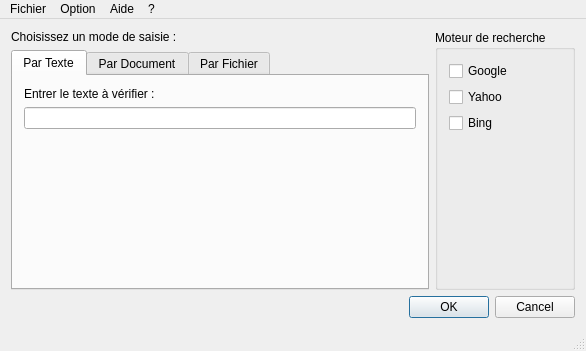
<?xml version="1.0" encoding="UTF-8"?>
<ui version="4.0">
 <class>Ihm</class>
 <widget class="QMainWindow" name="Ihm">
  <property name="geometry">
   <rect>
    <x>0</x>
    <y>0</y>
    <width>586</width>
    <height>351</height>
   </rect>
  </property>
  <property name="windowTitle">
   <string>Ihm</string>
  </property>
  <widget class="QWidget" name="centralWidget">
   <layout class="QVBoxLayout" name="verticalLayout_3">
    <item>
     <layout class="QGridLayout" name="gridLayout">
      <item row="1" column="0">
       <widget class="QTabWidget" name="tabWidget">
        <property name="currentIndex">
         <number>0</number>
        </property>
        <widget class="QWidget" name="tab_3">
         <attribute name="title">
          <string>Par Texte</string>
         </attribute>
         <layout class="QVBoxLayout" name="verticalLayout_6">
          <item>
           <widget class="QLabel" name="label_5">
            <property name="text">
             <string>Entrer le texte à vérifier :</string>
            </property>
           </widget>
          </item>
          <item>
           <widget class="QLineEdit" name="lineEdit_3"/>
          </item>
          <item>
           <widget class="QLabel" name="label">
            <property name="text">
             <string/>
            </property>
           </widget>
          </item>
          <item>
           <spacer name="verticalSpacer_5">
            <property name="orientation">
             <enum>Qt::Vertical</enum>
            </property>
            <property name="sizeHint" stdset="0">
             <size>
              <width>20</width>
              <height>40</height>
             </size>
            </property>
           </spacer>
          </item>
         </layout>
        </widget>
        <widget class="QWidget" name="tab_4">
         <attribute name="title">
          <string>Par Document</string>
         </attribute>
         <layout class="QVBoxLayout" name="verticalLayout_7">
          <item>
           <widget class="QLabel" name="label_6">
            <property name="text">
             <string>Entrer le texte du document :</string>
            </property>
           </widget>
          </item>
          <item>
           <widget class="QTextEdit" name="textEdit_2"/>
          </item>
         </layout>
        </widget>
        <widget class="QWidget" name="tab_5">
         <attribute name="title">
          <string>Par Fichier</string>
         </attribute>
         <layout class="QGridLayout" name="gridLayout_2">
          <item row="0" column="0">
           <widget class="QLabel" name="label_7">
            <property name="text">
             <string>Selectionrt un fichier .doc ou .pdf :</string>
            </property>
           </widget>
          </item>
          <item row="1" column="0">
           <widget class="QLineEdit" name="lineEdit_4"/>
          </item>
          <item row="1" column="1">
           <widget class="QToolButton" name="toolButton_2">
            <property name="text">
             <string>...</string>
            </property>
           </widget>
          </item>
          <item row="2" column="0">
           <spacer name="verticalSpacer_6">
            <property name="orientation">
             <enum>Qt::Vertical</enum>
            </property>
            <property name="sizeHint" stdset="0">
             <size>
              <width>20</width>
              <height>40</height>
             </size>
            </property>
           </spacer>
          </item>
         </layout>
        </widget>
       </widget>
      </item>
      <item row="0" column="1" rowspan="2">
       <widget class="QGroupBox" name="groupBox">
        <property name="title">
         <string>Moteur de recherche</string>
        </property>
        <layout class="QVBoxLayout" name="verticalLayout_4">
         <item>
          <widget class="QCheckBox" name="checkBox_6">
           <property name="text">
            <string>Google</string>
           </property>
          </widget>
         </item>
         <item>
          <widget class="QCheckBox" name="checkBox_5">
           <property name="text">
            <string>Yahoo</string>
           </property>
          </widget>
         </item>
         <item>
          <widget class="QCheckBox" name="checkBox_4">
           <property name="text">
            <string>Bing</string>
           </property>
          </widget>
         </item>
         <item>
          <spacer name="verticalSpacer_4">
           <property name="orientation">
            <enum>Qt::Vertical</enum>
           </property>
           <property name="sizeHint" stdset="0">
            <size>
             <width>20</width>
             <height>40</height>
            </size>
           </property>
          </spacer>
         </item>
        </layout>
       </widget>
      </item>
      <item row="0" column="0">
       <widget class="QLabel" name="label_4">
        <property name="text">
         <string>Choisissez un mode de saisie :</string>
        </property>
       </widget>
      </item>
     </layout>
    </item>
    <item>
     <widget class="QDialogButtonBox" name="buttonBox">
      <property name="standardButtons">
       <set>QDialogButtonBox::Cancel|QDialogButtonBox::Ok</set>
      </property>
     </widget>
    </item>
   </layout>
  </widget>
  <widget class="QMenuBar" name="menuBar">
   <property name="geometry">
    <rect>
     <x>0</x>
     <y>0</y>
     <width>586</width>
     <height>21</height>
    </rect>
   </property>
   <widget class="QMenu" name="menuFichier">
    <property name="title">
     <string>Fichier</string>
    </property>
    <addaction name="actionQuitter"/>
   </widget>
   <widget class="QMenu" name="menuOption">
    <property name="title">
     <string>Option</string>
    </property>
    <addaction name="actionPr_f_rences"/>
   </widget>
   <widget class="QMenu" name="menuAide">
    <property name="title">
     <string>Aide</string>
    </property>
    <addaction name="actionDocumentation"/>
   </widget>
   <widget class="QMenu" name="menu">
    <property name="title">
     <string>?</string>
    </property>
    <addaction name="action_propos"/>
   </widget>
   <addaction name="menuFichier"/>
   <addaction name="menuOption"/>
   <addaction name="menuAide"/>
   <addaction name="menu"/>
  </widget>
  <widget class="QStatusBar" name="statusBar"/>
  <action name="action_propos">
   <property name="text">
    <string>À propos</string>
   </property>
  </action>
  <action name="actionQuitter">
   <property name="text">
    <string>Quitter</string>
   </property>
  </action>
  <action name="actionPr_f_rences">
   <property name="text">
    <string>Préférences</string>
   </property>
  </action>
  <action name="actionDocumentation">
   <property name="text">
    <string>Documentation</string>
   </property>
  </action>
 </widget>
 <layoutdefault spacing="6" margin="11"/>
 <resources/>
 <connections/>
</ui>
